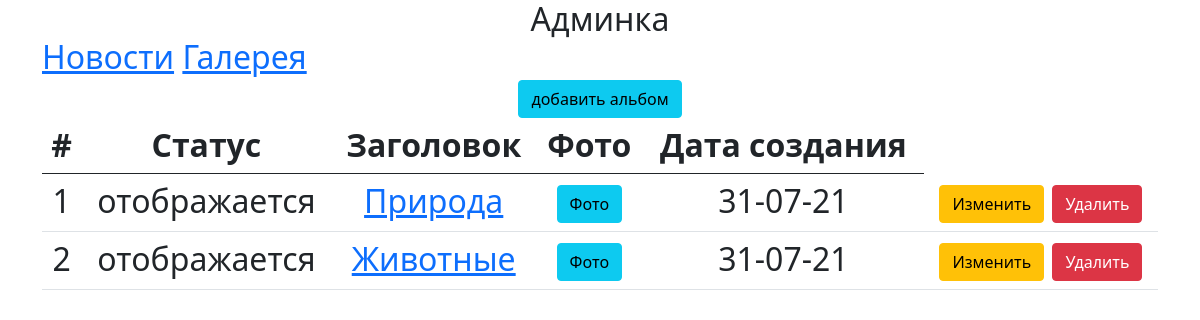
Before: /myadmin/albums/ with the older database file.
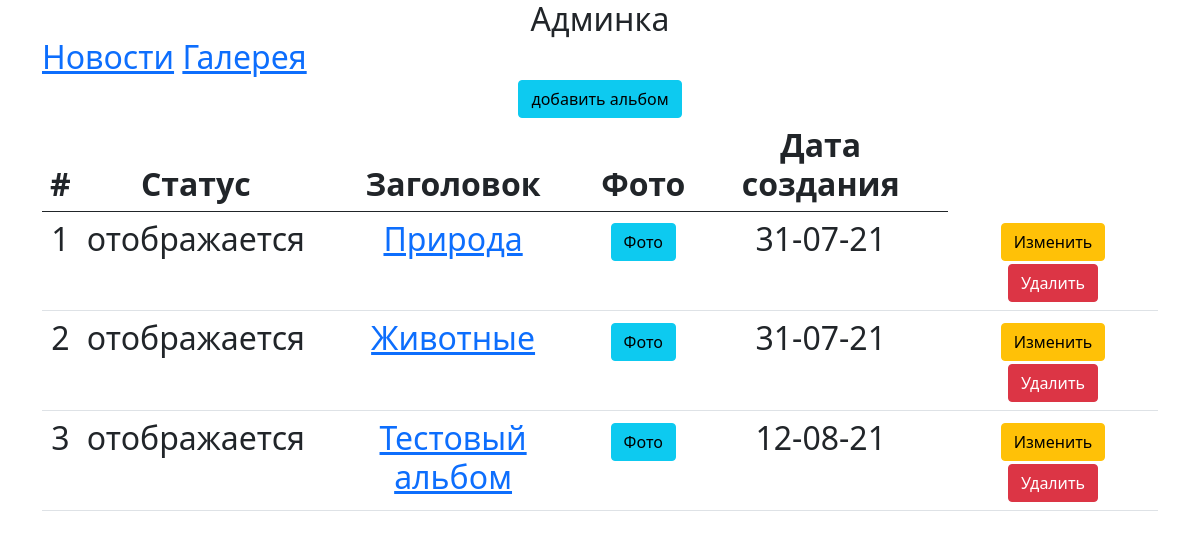
After: the same page with the newer database file.
### mane/models.py (models this page shows, shortened)
class Album(models.Model):
    title = models.CharField(max_length=150, verbose_name='Заголовок')
    description = models.TextField(blank=True, null=True, verbose_name='Описание')
    date = models.DateTimeField(auto_now_add=True, verbose_name='Дата создания', blank=True, null=True)
    is_active = models.BooleanField(default=True)
    class Meta:
        verbose_name = 'альбом'
        verbose_name_plural = 'альбомы'

### adminapp/views/album.py (the view)
# urls.py: path('albums/', admin_views.AlbumListView.as_view(), name='album_list'),
class AlbumListView(ListView):
    model = Album
    template_name = 'adminapp/album_list.html'

### adminapp/templates/adminapp/album_list.html
{% extends 'adminapp/base.html' %}
{% block content %}
    <div class="row">
        <div class="col-12">
            <a class="btn btn-info" href="{% url 'adminapp:album_create' %}">добавить альбом</a>
        </div>
        <div class="col-12">
            <table class="table">
                <thead>
                <tr>
                    <th>#</th>
                    <th>Статус</th>
                    <th>Заголовок</th>
                    <th>Фото</th>
                    <th>Дата создания</th>
                </tr>
                </thead>
                <tbody>
                {% for object in object_list %}
                    <tr>
                        <td>{{ object.pk }}</td>
                        <td>
                            {% if object.is_active %}
                                отображается
                            {% else %}
                                не  отображается
                            {% endif %}
                        </td>
                        <td>
                            <a class="btm btm-link" href="{% url 'adminapp:album_read' object.pk %}">
                                {{ object.title }}
                            </a>
                        </td>
                        <td>
                            <a href='{% url 'adminapp:album_photo_list' object.pk %}' class="btn btn-info"> Фото </a>
                        </td>
                        <td>{{ object.date|date:"d-m-y" }} </td>
                        <td>
                            <a class="btn btn-warning" href="{% url 'adminapp:album_update' object.pk %}"> Изменить </a>
                            {% if object.is_active %}
                                <a class="btn btn-danger" href="{% url 'adminapp:album_delete'  object.pk %}">
                                    Удалить </a>
                            {% else %}
                                <a class="btn btn-success" href="{% url 'adminapp:album_delete'  object.pk %}">
                                    Восстановить </a>
                            {% endif %}
                        </td>
                    </tr>
                {% endfor %}
                </tbody>
            </table>
        </div>
    </div>
{% endblock %}

Changed rows visible on the page:
added Album: pk "3", is_active "отображается", title "Тестовый альбом", date "12-08-21"
